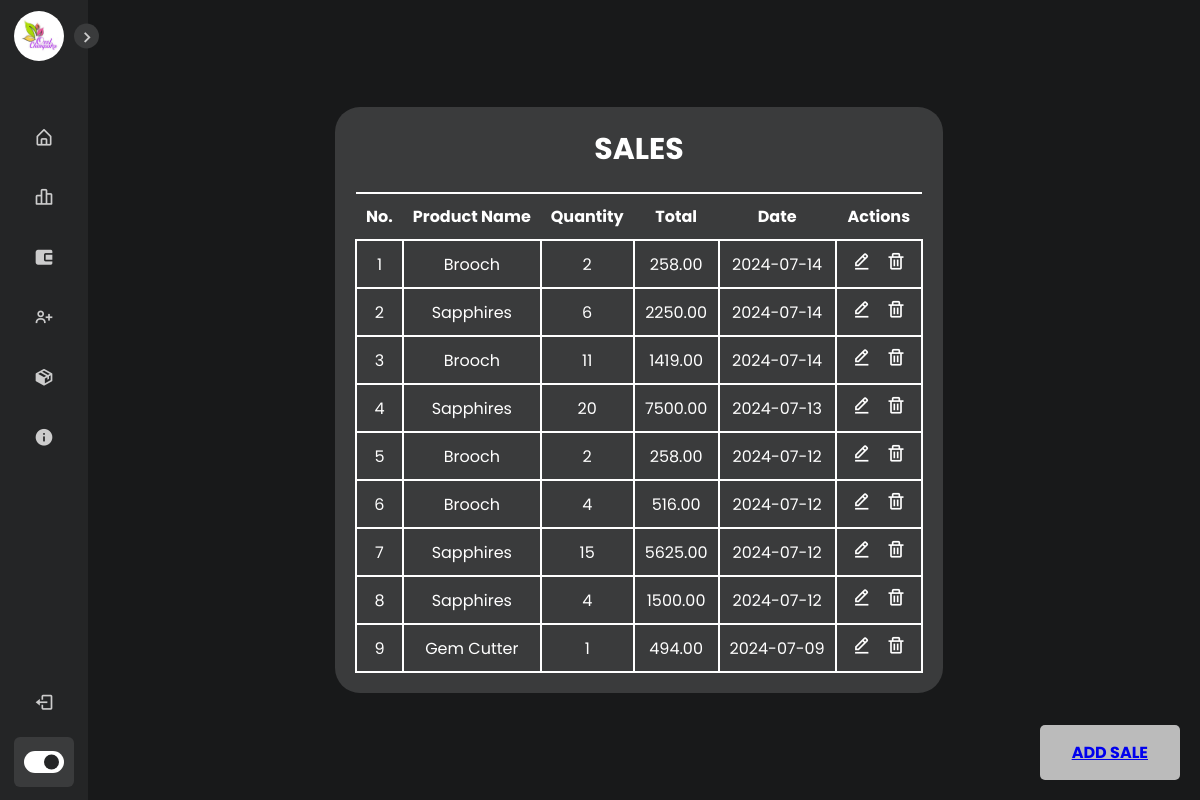
/ozel/sales.php, run on the app's committed database.
### tables this page shows
CREATE TABLE `sales` (
  `id` int(11) UNSIGNED NOT NULL,
  `product_id` int(11) UNSIGNED NOT NULL,
  `qty` int(11) NOT NULL,
  `price` decimal(25,2) NOT NULL,
  `date` date NOT NULL
);

CREATE TABLE `products` (
  `id` int(11) UNSIGNED NOT NULL,
  `name` varchar(255) NOT NULL,
  `quantity` varchar(50) DEFAULT NULL,
  `buy_price` decimal(25,2) DEFAULT NULL,
  `sale_price` decimal(25,2) NOT NULL,
  `categorie_id` int(11) UNSIGNED NOT NULL,
  `media_id` int(11) DEFAULT 0,
  `date` date NOT NULL
);

### ozel/includes/sql.php (called while the page is built, shortened)
<?php
  require_once('includes/load.php');
function find_by_sql($sql)
{
  global $db;
  $result = $db->query($sql);
  $result_set = $db->while_loop($result);
 return $result_set;
}
 function find_all_sale(){
   $sql  = "SELECT s.id,s.qty,s.price,s.date,p.name";
   $sql .= " FROM sales s";
   $sql .= " LEFT JOIN products p ON s.product_id = p.id";
   $sql .= " ORDER BY s.date DESC";
   return find_by_sql($sql);
 }
?>

### ozel/includes/database.php (called while the page is built, shortened)
<?php
class MySqli_DB {
    private $con;
    public $query_id;
public function db_connect()
{
  $this->con = mysqli_connect(DB_HOST,DB_USER,DB_PASS);
  if(!$this->con)
         {
           die("Database connection failed:". mysqli_connect_error());
         } else {
           $select_db = $this->con->select_db(DB_NAME);
         }
}
public function query($sql)
   {
      if (trim($sql != "")) {
          $this->query_id = $this->con->query($sql);
      }
       return $this->query_id;
   }
public function fetch_array($statement)
{
  return mysqli_fetch_array($statement);
}
public function while_loop($loop){
   $results = array();
   while ($result = $this->fetch_array($loop)) {
      $results[] = $result;
   }
 return $results;
}
}
$db = new MySqli_DB();
?>

### ozel/includes/functions.php (called while the page is built, shortened)
<?php
function remove_junk($str){
  $str = nl2br($str);
  $str = htmlspecialchars(strip_tags($str, ENT_QUOTES));
  return $str;
}
function first_character($str){
  $val = str_replace('-'," ",$str);
  $val = ucfirst($val);
  return $val;
}
function count_id(){
  static $count = 1;
  return $count++;
}
?>

### ozel/sales.php (the view, shortened to what this page needs)
<?php $sales = find_all_sale();
?>
<!DOCTYPE html>
<html lang="en">
<head>
    <link rel="stylesheet" href="sidebar.css">
    <link href='https://unpkg.com/boxicons@2.1.1/css/boxicons.min.css' rel='stylesheet'>
</head>
<body class="dark">
    <nav class="sidebar close">
        <header>
        <div class="image-text">
            <span><img src="layout\ozelLogo.jpg" alt="ozel chempaka logo" class="logo"></span>
            </div>
            <i class='bx bx-chevron-right toggle'></i>
        </header>
        <div class="menu-bar">
            <div class="menu">
                <ul class="menu-links">
                <li class="nav-link">
                        <a href="home.php">
                            <i class='bx bx-home-alt icon' ></i>
                        </a>
                    </li>
                    <li class="nav-link">
                        <a href="sales.php">
                            <i class='bx bx-bar-chart-alt-2 icon' ></i>
                        </a>
                    </li>
                    <li class="nav-link">
                        <a href="sales_report.php">
                            <i class='bx bxs-wallet-alt icon'></i>
                        </a>
                    </li>
                    <li class="nav-link">
                        <a href="users.php">
                            <i class='bx bx-user-plus icon' ></i>
                        </a>
                    </li>
                    <li class="nav-link">
                        <a href="products.php">
                            <i class='bx bxs-package icon'></i>
                        </a>
                    </li>
                    <li class="nav-link">
                        <a href="about.html">
                        <i class='bx bxs-info-circle icon'></i>
                        </a>
                    </li>
                </ul>
            </div>
            <div class="bottom-content">
                <li class="">
                    <a href="logout.php">
                        <i class='bx bx-log-out icon' ></i>
                    </a>
                </li>
                <li class="mode">
                    <div class="toggle-switch">
                        <span class="switch"></span>
                    </div>
                </li>
            </div>
        </div>
    </nav>
    <section class="home">
        <div class="container">
            <table>
                <tbody>
                <th>
                <div class="addButton">
                    <a href="add_sale.php" class="btn btn-primary">ADD SALE</a>
                </div>
                    <tr>
                        <th>No.</th>
                        <th>Product Name</th>
                        <th>Quantity</th>
                        <th>Total</th>
                        <th>Date
                        <th>Actions</th>
                        </th>
                    </tr>
                </th>
                <?php
                    echo '<p style="font-size: 30px; font-weight: bold;"> SALES </p>';
                foreach ($sales as $sale){
                    echo "<tr>";
                    echo "<td>".count_id()."</td>";
                    echo "<td>".remove_junk(first_character($sale['name']))."</td>";
                    echo "<td>".$sale['qty']."</td>";
                    echo "<td>".$sale['price']."</td>";
                    echo "<td>".$sale['date']."</td>";
                    echo "<td>
                        <a href='edit_sale.php?id=".$sale['id']."'><i class='bx bx-edit-alt icon'></i></a>
                        <a href='del_sale.php?id=". $sale["id"]."'> <i class='bx bx-trash icon'></i></a>
                        </td>";
                    echo "</tr>";
                }
                ?>
                </tbody>
            </table>
        </div>
    </section>
</body>
</html>

### ozel/sidebar.css (style rules this page uses)
* { margin: 0; padding: 0; box-sizing: border-box; font-family: 'Poppins', sans-serif; }
:root { --body-color: #E4E9F7; --sidebar-color: #FFF; --primary-color: #695CFE; --primary-color-light: #F6F5FF; --toggle-color: #DDD; --text-color: #707070; --tran-03: all 0.2s ease; --tran-03: all 0.3s ease; --tran-04: all 0.3s ease; --tran-05: all 0.3s ease; }
body { min-height: 100vh; background-color: var(--body-color); transition: var(--tran-05); }
body.dark { --body-color: #18191a; --sidebar-color: #242526; --primary-color: #3a3b3c; --primary-color-light: #3a3b3c; --toggle-color: #fff; --text-color: #ccc; }
.sidebar { position: fixed; top: 0; left: 0; height: 100%; width: 250px; padding: 10px 14px; background: var(--sidebar-color); transition: var(--tran-05); z-index: 100; }
.sidebar.close { width: 88px; }
.sidebar li { height: 50px; list-style: none; display: flex; align-items: center; margin-top: 10px; }
.sidebar header .image, .sidebar .icon { min-width: 50px; border-radius: 6px; }
.sidebar .icon { min-width: 60px; border-radius: 6px; height: 100%; display: flex; align-items: center; justify-content: center; font-size: 20px; }
.sidebar .text, .sidebar .icon { color: var(--text-color); transition: var(--tran-03); }
.sidebar header { position: relative; }
.sidebar header .image-text { display: flex; align-items: center; }
.sidebar header .toggle { position: absolute; top: 50%; right: -25px; transform: translateY(-50%) rotate(180deg); height: 25px; width: 25px; background-color: var(--primary-color); color: var(--sidebar-color); border-radius: 50%; display: flex; align-items: center; justify-content: center; font-size: 22px; cursor: pointer; transition: var(--tran-05); }
body.dark .sidebar header .toggle { color: var(--text-color); }
.sidebar.close .toggle { transform: translateY(-50%) rotate(0deg); }
.sidebar .menu { margin-top: 40px; }
.sidebar li a { list-style: none; height: 100%; background-color: transparent; display: flex; align-items: center; height: 100%; width: 100%; border-radius: 6px; text-decoration: none; transition: var(--tran-03); }
.sidebar .menu-bar { height: calc(100% - 55px); display: flex; flex-direction: column; justify-content: space-between; overflow-y: scroll; }
.sidebar .menu-bar .mode { border-radius: 6px; background-color: var(--primary-color-light); position: relative; transition: var(--tran-05); }
.menu-bar .bottom-content .toggle-switch { position: absolute; right: 0; height: 100%; min-width: 60px; display: flex; align-items: center; justify-content: center; border-radius: 6px; cursor: pointer; }
.toggle-switch .switch { position: relative; height: 22px; width: 40px; border-radius: 25px; background-color: var(--toggle-color); transition: var(--tran-05); }
.switch::before { content: ''; position: absolute; height: 15px; width: 15px; border-radius: 50%; top: 50%; left: 5px; transform: translateY(-50%); background-color: var(--sidebar-color); transition: var(--tran-04); }
body.dark .switch::before { left: 20px; }
.home { position: absolute; top: 0; top: 0; left: 250px; height: 100vh; width: calc(100% - 250px); background-color: var(--body-color); transition: var(--tran-05); }
.sidebar.close ~ .home { left: 78px; height: 100vh; width: calc(100% - 78px); }

### ozel/sales.php (style rules this page uses)
.icon { min-width: 30px; border-radius: 6px; height: 100%; font-size: 20px; color: #ffffff; }
.home { display: flex; justify-content: center; align-items: center; height: 100vh; }
.logo { display: flex; flex-direction: row; align-items: center; width: 50px; height: 50px; background-color: #181919; border-radius: 50%; margin-right: 10px; }
.addButton { position: fixed; bottom: 20px; right: 20px; background-color: #bbb; border: none; color: #ffffff; padding: 15px 32px; text-align: center; text-decoration: none; display: inline-block; font-size: 16px; cursor: pointer; border-radius: 5px; }
.container { display: flex; flex-direction: column; height: auto; width: auto; overflow-y: auto; padding: 20px; border-radius: 25px; background-color: #3a3b3c; margin: 25px; color: #ffffff; align-items: center; }
table { width: 100%; border-collapse: collapse; }
th,td { padding: 10px; text-align: center; }
td { border: 2px solid #ffffff; }
th { border-bottom: 2px solid #ffffff; }
tr { border-bottom: 2px solid #ffffff; }

### data on the page
sales: count_id "1", product.name "Brooch", qty "2", price "258.00", date "2024-07-14"
sales: count_id "2", product.name "Sapphires", qty "6", price "2250.00", date "2024-07-14"
sales: count_id "3", product.name "Brooch", qty "11", price "1419.00", date "2024-07-14"
sales: count_id "4", product.name "Sapphires", qty "20", price "7500.00", date "2024-07-13"
sales: count_id "5", product.name "Brooch", qty "2", price "258.00", date "2024-07-12"
sales: count_id "6", product.name "Brooch", qty "4", price "516.00", date "2024-07-12"
sales: count_id "7", product.name "Sapphires", qty "15", price "5625.00", date "2024-07-12"
sales: count_id "8", product.name "Sapphires", qty "4", price "1500.00", date "2024-07-12"
sales: count_id "9", product.name "Gem Cutter", qty "1", price "494.00", date "2024-07-09"
